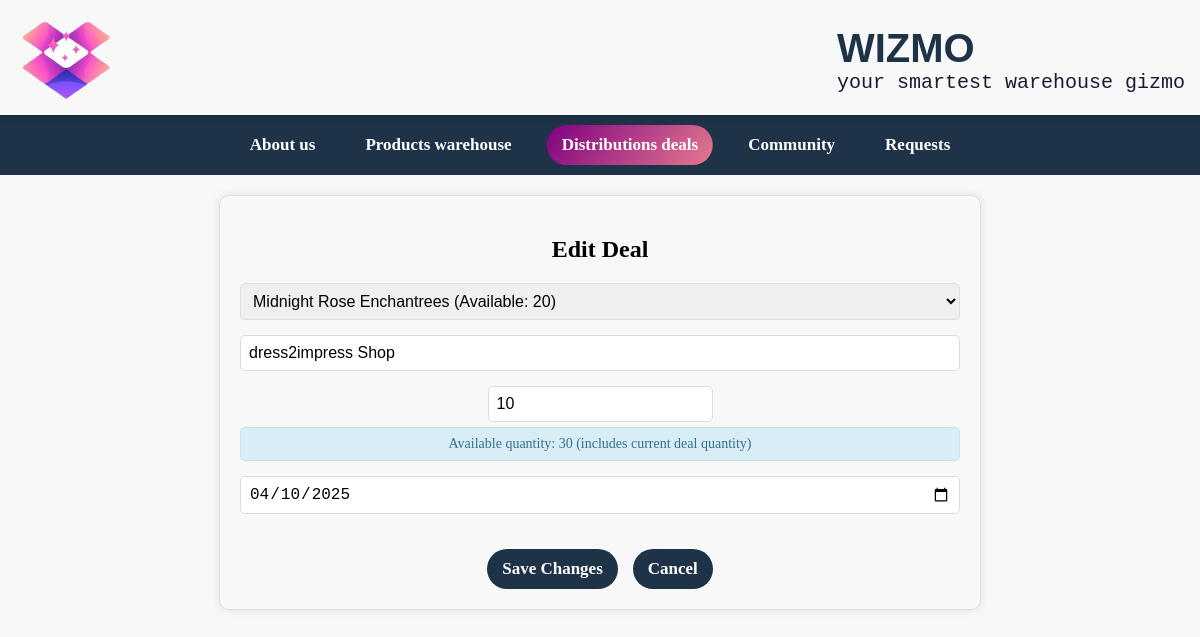
The app's page /edit_deal.php?id=4 (signed in) with its own data.
### tables this page shows
CREATE TABLE `deal` (
  `dealID` int(11) NOT NULL,
  `distributorName` varchar(300) NOT NULL,
  `productName` varchar(300) NOT NULL,
  `username` varchar(300) NOT NULL,
  `quantity` varchar(100) NOT NULL,
  `date` varchar(300) NOT NULL
);

CREATE TABLE `product` (
  `productName` varchar(250) NOT NULL,
  `quantity` varchar(100) NOT NULL,
  `description` varchar(500) NOT NULL,
  `image` varchar(300) NOT NULL,
  `price` varchar(50) NOT NULL,
  `username` varchar(300) NOT NULL
);

### edit_deal.php (the view, shortened to what this page needs)
<?php
$servername = "localhost";
$username = "root";
$password = "root";
$dbname = "Wizmo";
$port = 8889;
$conn = new mysqli($servername, $username, $password, $dbname, $port);
$current_username = $_SESSION['username'];
$dealID = $_GET['id'];
$sql = "SELECT * FROM Deal WHERE dealID = ? AND username = ?";
$stmt = $conn->prepare($sql);
$stmt->bind_param("is", $dealID, $current_username);
$stmt->execute();
$result = $stmt->get_result();
$deal = $result->fetch_assoc();
$products_sql = "SELECT productName, quantity FROM Product WHERE username = ?";
$products_stmt = $conn->prepare($products_sql);
$products_stmt->bind_param("s", $current_username);
$products_stmt->execute();
$products_result = $products_stmt->get_result();
$products = array();
while ($product_row = $products_result->fetch_assoc()) {
    $products[] = $product_row;
}
?>
<!DOCTYPE html>
<html>
<head>
    <link rel="stylesheet" href="MainStyles.css">
</head>
<body>
    <header>
        <div class="header-container">
            <img src="images/wizmoLOGO.png" alt="logo" width="90" height="80" class="Navimg">
            <div class="text-container">
                <h2>WIZMO</h2>
                <h3>your smartest warehouse gizmo</h3>
            </div>
        </div>
    </header>
    <nav class="navBar">
        <ul>
            <li class="link1"><a href="aboutus.html">About us</a></li>
            <li class="link2"><a href="Products.html">Products warehouse</a></li>
            <li class="link3"><a href="deals.php" class="active">Distributions deals</a></li>
            <li class="link4"><a href="community.html">Community</a></li>
            <li class="link5"><a href="request.html">Requests</a></li>
        </ul>
    </nav>
    <div class="edit-form-container">
        <h2>Edit Deal</h2>
        <form method="POST" action="edit_deal.php?id=<?php echo $dealID; ?>">
            <select id="productName" name="productName" required onchange="updateQuantityInfo()">
                <?php foreach($products as $product): ?>
                    <option value="<?php echo htmlspecialchars($product['productName']); ?>"
                            data-quantity="<?php echo htmlspecialchars($product['quantity']); ?>"
                            <?php if($product['productName'] === $deal['productName']) echo 'selected'; ?>>
                        <?php echo htmlspecialchars($product['productName']); ?>
                        (Available: <?php echo htmlspecialchars($product['quantity']); ?>)
                    </option>
                <?php endforeach; ?>
            </select>
            <input type="text" id="distributorName" name="distributorName"
                   value="<?php echo htmlspecialchars($deal['distributorName']); ?>"
                   placeholder="Distributor Name" required>
            <div>
                <input type="text" id="quantity" name="quantity"
                       value="<?php echo htmlspecialchars($deal['quantity']); ?>"
                       placeholder="Quantity" required>
                <div id="quantityHelp"></div>
            </div>
            <input type="date" id="date" name="date"
                   value="<?php echo date('Y-m-d', strtotime($deal['date'])); ?>" required>
            <div class="button-group">
                <button type="submit">Save Changes</button>
                <a href="deals.php"><button type="button">Cancel</button></a>
            </div>
        </form>
    </div>
</body>
</html>

### MainStyles.css (style rules this page uses)
body, html { margin: 0; padding: 0; background-color: #f8f8f8; }
header { background-color: #f8f8f8; color: black; box-shadow: 0 4px 6px rgba(0, 0, 0, 0.1); position: sticky; top: 0; z-index: 10; height: 115px; }
.header-container { display: flex; align-items: center; justify-content: space-between; gap: 10px; padding: 10px 15px; max-width: 1200px; margin: 0 auto; }
.header-container .Navimg { width: 100px; height: 100px; margin-right: 10px; }
.text-container { display: flex; flex-direction: column; align-items: flex-start; text-align: left; margin-left: 10px; }
.text-container h2, .text-container h3 { text-align: left; margin: 0; }
.text-container h2 { font-family:Impact, Haettenschweiler, 'Arial Narrow Bold', sans-serif; font-weight:700; font-size: 40px; color: #1e3348; }
.text-container h3 { font-family:monospace; font-weight:400; font-size: 20px; color: rgb(35, 22, 48); }
.navBar { background-color: #1e3348; font-family: Cambria, Cochin, Georgia, Times, 'Times New Roman', serif; font-size: 17px; font-weight: 800; width: 100%; padding: 10px 0; text-align: center; position: relative; }
.navBar ul { display: flex; justify-content: center; align-items: center; margin: 0; padding: 0; list-style: none; }
.navBar ul li { margin: 0 10px; }
.navBar ul li a { color: white; text-decoration: none; padding: 10px 15px; display: inline-block; position: relative; transition: all 0.3s ease; }
.navBar ul li a::before { content: ''; position: absolute; top: 50%; left: 50%; transform: translate(-50%, -50%) scale(0); width: 100%; height: 100%; background: linear-gradient(130deg, #800080, #e47a8f); border-radius: 25px; opacity: 0; transition: all 0.3s ease; z-index: -1; }
.navBar ul li a:hover::before, .navBar ul li a.active::before { transform: translate(-50%, -50%) scale(1); opacity: 1; }
.navBar ul li a:hover, .navBar ul li a.active { color: white; z-index: 1; }
ul li { margin-bottom: 10px; font-size: 1em; color: #555; }

### edit_deal.php (style rules this page uses)
body { font-family: Cambria, Cochin, Georgia, Times, 'Times New Roman', serif; text-align: center; }
.edit-form-container { width: 60%; margin: 20px auto; padding: 20px; border: 1px solid #ddd; border-radius: 10px; box-shadow: 0 0 10px rgba(0,0,0,0.1); }
form { display: flex; flex-direction: column; gap: 15px; }
form input, form textarea, form select { padding: 8px; font-size: 16px; border: 1px solid #ddd; border-radius: 5px; }
button { background-color: #1e3348; font-family: Cambria, Cochin, Georgia, Times, 'Times New Roman', serif; font-size: 17px; font-weight: 800; color: white; text-decoration: none; padding: 10px 15px; display: inline-block; position: relative; border-radius: 25px; transition: all 0.3s ease; border: none; cursor: pointer; z-index: 1; }
button::before { content: ''; position: absolute; top: 50%; left: 50%; transform: translate(-50%, -50%) scale(0); width: 100%; height: 100%; background: linear-gradient(130deg, #800080, #e47a8f); border-radius: 25px; opacity: 0; transition: all 0.3s ease; z-index: -1; }
.button-group { display: flex; justify-content: center; gap: 15px; margin-top: 20px; }
#quantityHelp { font-size: 14px; color: #31708f; background-color: #d9edf7; border: 1px solid #bce8f1; padding: 8px; border-radius: 5px; margin-top: 5px; display: none; }

### records on screen
deal: productName "Midnight Rose Enchantrees (Available: 20)", distributorName "dress2impress Shop", quantity "10", date "04/10/2025"
